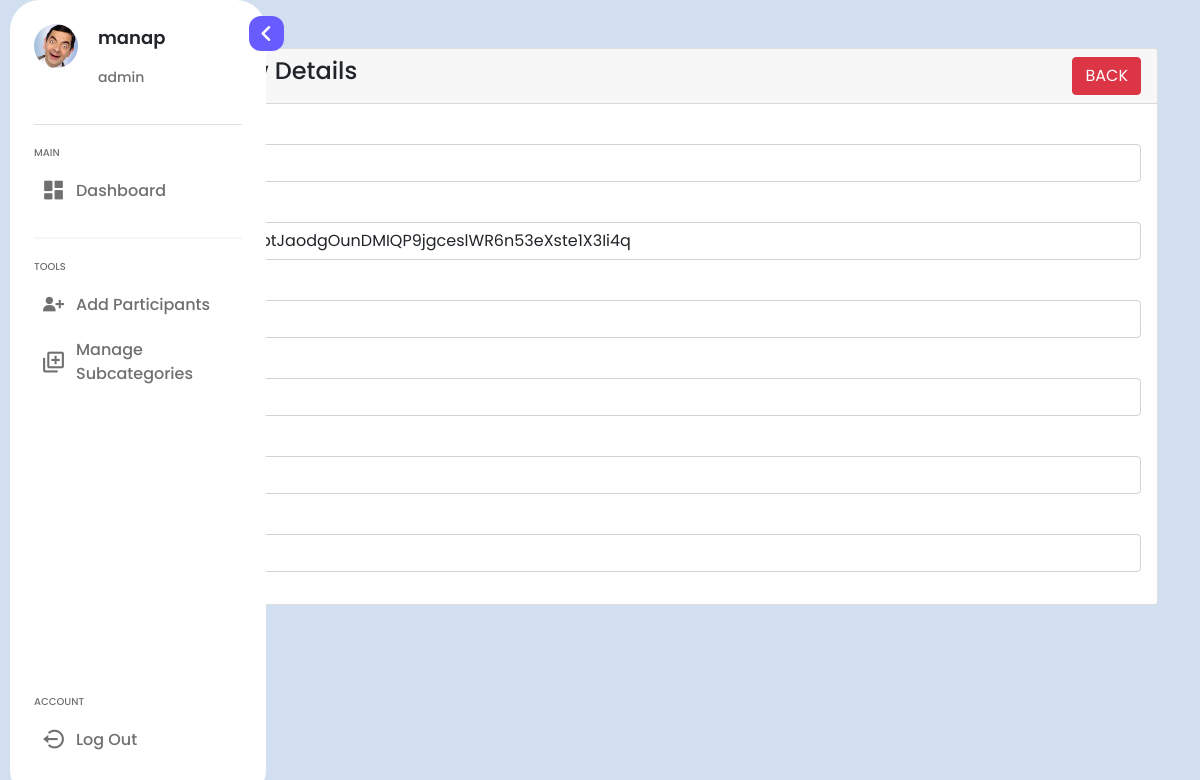
Page /participants_view.php?id=55 (signed in) on the committed database.
### tables this page shows
CREATE TABLE `participants` (
  `username` varchar(20) NOT NULL,
  `password` varchar(255) NOT NULL,
  `phone` varchar(20) NOT NULL,
  `email` varchar(20) NOT NULL,
  `category` varchar(20) NOT NULL,
  `subcategory` varchar(20) NOT NULL,
  `user_type` varchar(20) NOT NULL,
  `id` int(11) NOT NULL,
  `subcategory_id` int(11) DEFAULT NULL
);

### participants_view.php (the view, shortened to what this page needs)
<?php
require 'dbconnection.php';
if (isset($_SESSION['user_id'])) {
    $user_id = $_SESSION['user_id'];
    $query = "SELECT * FROM participants WHERE id = $user_id";
    $result = mysqli_query($con, $query);
    if ($result && mysqli_num_rows($result) > 0) {
        $user_data = mysqli_fetch_assoc($result);
        $logged_in_user_type = $user_data['user_type'];
        ?>
        <!DOCTYPE html>
        <html lang="en">
        <head>
    <link href='https://unpkg.com/boxicons@2.1.4/css/boxicons.min.css' rel='stylesheet'>
    <link rel="stylesheet" href="https://cdnjs.cloudflare.com/ajax/libs/font-awesome/6.1.1/css/all.min.css">
    <link href="https://cdn.jsdelivr.net/npm/bootstrap@5.0.0-beta2/dist/css/bootstrap.min.css" rel="stylesheet"
>
    <link rel="stylesheet" href="admin.css" />
</head>
<body>
<div class="container mt-5">
    <div class="row">
        <div class="col-md-12">
            <div class="card">
                <div class="card-header">
                    <h4>Participants View Details
                        <a href="admin.php" class="btn btn-danger float-end">BACK</a>
                    </h4>
                </div>
                <div class="card-body">
                    <?php
                    if (isset($_GET['id'])) {
                        $participant_id = mysqli_real_escape_string($con, $_GET['id']);
                        $query = "SELECT * FROM participants WHERE id='$participant_id' ";
                        $query_run = mysqli_query($con, $query);
                        if (mysqli_num_rows($query_run) > 0) {
                            $participant = mysqli_fetch_assoc($query_run);
                            ?>
                            <div class="mb-3">
                                <label>Username</label>
                                <p class="form-control">
                                </p>
                            </div>
                            <div class="mb-3">
                                <label>Password</label>
                                <p class="form-control">
                                    <?= $participant['password']; ?>
                                </p>
                            </div>
                            <div class="mb-3">
                                <label>Phone Number</label>
                                <p class="form-control">
                                </p>
                            </div>
                            <div class="mb-3">
                                <label>Email</label>
                                <p class="form-control">
                                </p>
                            </div>
                            <div class="mb-3">
                                <label>Category</label>
                                <p class="form-control">
                                </p>
                            </div>
                            <div class="mb-3">
                                <label>Subcategory</label>
                                <p class="form-control">
                                </p>
                            </div>
                            <?php
                        } else {
                            echo "<h4>No Such Participant Found</h4>";
                        }
                    } else {
                        echo "<h4>Invalid Request</h4>";
                    }
                    ?>
                </div>
            </div>
        </div>
    </div>
</div>
<div class="container">
        <div class="sidebar">
            <div class="menu-btn">
                <i class="fa-solid fa-angle-left"></i>
            </div>
            <div class="head">
                <div class="user-img">
                    <img src="user-image.jpg" alt="" />
                </div>
                <div class="user-details">
                    <p class="name"><?= $user_data['username']; ?></p>
                    <p class="title"><?= $logged_in_user_type; ?></p>
                </div>
            </div>
            <div class="nav">
                <div class="menu">
                    <p class="title">Main</p>
                    <ul class="menu-item">
                        <li >
                            <a href="admin.php">
                                <i class='bx bxs-dashboard icon'></i>
                                <span class="text">Dashboard</span>
                            </a>
                        </li>
                    </ul>
                </div>
                <div class="menu">
                    <p class="title">Tools</p>
                    <ul class="menu-item">
                        <li>
                            <a href="participants_create.php">
                            <i class='bx bxs-user-plus icon'></i>
                                <span class="text">Add Participants</span>
                            </a>
                        </li>
                        <li>
                            <a href="manage_subcategories.php">
                            <i class='bx bx-add-to-queue icon' ></i>
                                <span class="text">Manage <br>Subcategories</span>
                            </a>
                        </li>
                    </ul>
                </div>
            </div>
            <div class="menu">
                <p class="title">Account</p>
                <ul class="menu-item">
                    <li>
                        <a href="logout.php">
                            <i class='bx bx-log-out-circle icon' ></i>
                            <span class="text">Log Out</span>
                        </a>
                    </li>
                </ul>
            </div>
        </div>
        </div>
        </body>
        </html>
        <?php
    } else {
        echo "<h5>Error fetching user data</h5>";
    }
} else {
    echo "<h5>User not logged in</h5>";
}
?>

### admin.css (style rules this page uses)
* { font-family: 'Poppins', sans-serif; margin: 0; padding: 0; box-sizing: border-box; }
:root { --body-color: #d1dff0; --sidebar-color: #ffffff; --primary-color: #695CFE; --toggle-hover: #000000; --primary-color-light: #F6F5FF; --toggle-color: #DDD; --text-color: #707070; --toggle-color: #c0c0c0; --header-color: #000000; --tooltiptext-color:#fff; --shadow-color:#7a7a7a; --sidemenu-color: #5a4bff10; }
body { background-color: var(--body-color); }
.container { width: 100%; min-height: auto; }
.sidebar { width: 256px; height: 100%; display: flex; flex-direction: column; gap: 20px; background-color: var(--sidebar-color); padding: 24px; border-radius: 30px; position: fixed; top: 0; left: 10px; transition: all 0.3s; box-shadow: 0px 5px 150px rgba(255, 255, 255, 0); }
.sidebar .head { display: flex; gap: 20px; padding-bottom:20px; border-bottom: 1px solid #dfdfdf; }
.user-img { position: relative; width: 44px; height: 44px; min-width: 44px; border-radius: 50%; overflow: hidden; }
.user-img img { width: 100%; object-fit: cover; }
.user-details .title { font-size: 14px; font-weight: 500; color:var(--text-color); justify-content: center; }
.menu .title { font-size: 10px; font-weight: 500; color:var(--text-color); text-transform: uppercase; margin-bottom: 10px; justify-content: center; }
.user-details .name { font-size: 18px; font-weight: 600; }
.nav { flex: 1; flex-direction: column; }
ul li { position: relative; list-style: none; margin-bottom:5px; }
.menu ul li a { display: flex; align-items: center; gap:10px; font-size: 16px; font-weight: 500; color: var(--text-color); text-decoration: none; padding: 8px 8px; border-radius: 8px; white-space: nowrap; margin-left: -33px; }
.menu ul li .icon { font-size: 25px; }
.menu ul li .text { flex:1; }
.menu:not(:last-child) { padding-bottom: 10px; margin-bottom:20px; border-bottom: 2px solid #f6f6f6; }
.menu-btn { position: absolute; right: -18px; top: 2%; width: 35px; height: 35px; border-radius: 12px; display: flex; align-items: center; justify-content: center; background-color: var(--primary-color); font-size: 20px; color: var(--sidebar-color); cursor: pointer; transition: all 0.5s; z-index: 2; }

### rows in the picture
participants: password "$2y$10$VNZDUUge2ei5zptJaodgOunDMIQP9jgceslWR6n53eXste1X3Ii4q"
participants: username "manap", user_type "admin"
